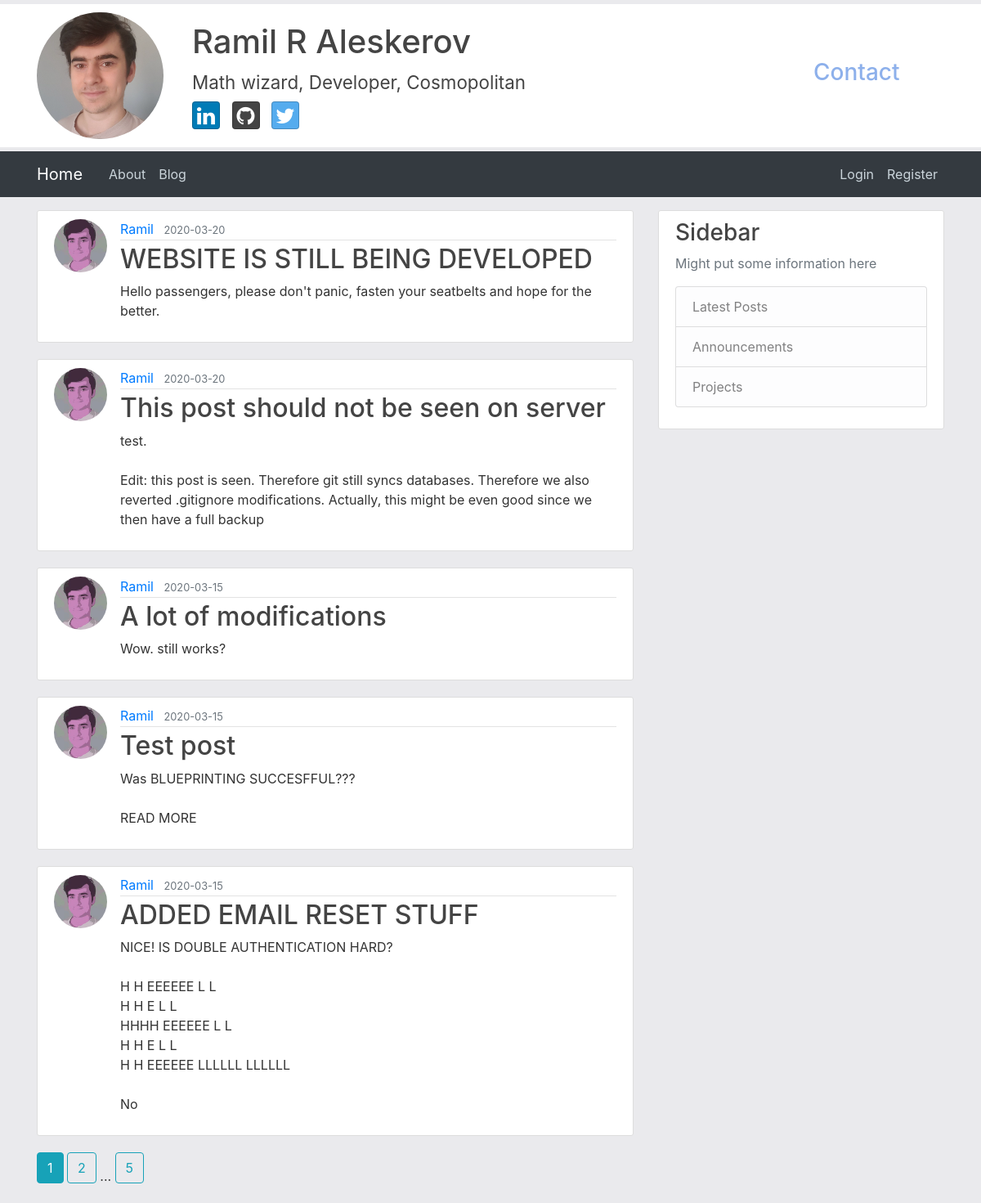
Page /blog on the committed database.
### flaskblog/models.py (models this page shows, shortened)
class Post(db.Model):
    id = db.Column(db.Integer, primary_key=True)
    title = db.Column(db.String(100), nullable=False)
    date_posted = db.Column(db.DateTime, nullable=False, default=datetime.utcnow)
    content = db.Column(db.Text, nullable=False)
    user_id = db.Column(db.Integer, db.ForeignKey('user.id'), nullable=False)

class User(db.Model, UserMixin):
    id = db.Column(db.Integer, primary_key=True)
    username = db.Column(db.String(20), unique=True, nullable=False)
    email = db.Column(db.String(120), unique=True, nullable=False)
    image_file = db.Column(db.String(20), nullable=False, default='default.jpg')
    password = db.Column(db.String(60), nullable=False)
    posts = db.relationship('Post', backref='author', lazy=True)

### flaskblog/main/routes.py (the view)
@main.route("/blog")
def blog():
    page = request.args.get('page', 1, type=int)
    posts = Post.query.order_by(Post.date_posted.desc()).paginate(page=page, per_page=5)
    return render_template('blog.html', posts=posts)

### flaskblog/templates/blog.html
{% extends "layout.html" %}
{% block content %}
    {% for post in posts.items %}
        <article class="media content-section">
          <img class="rounded-circle article-img" src="{{ url_for('static', filename='profile_pics/' + post.author.image_file) }}">
          <div class="media-body">
            <div class="article-metadata">
              <a class="mr-2" href="{{ url_for('users.user_posts', username=post.author.username) }}">{{ post.author.username }}</a>
              <small class="text-muted">{{ post.date_posted.strftime('%Y-%m-%d') }}</small>
            </div>
            <h2><a class="article-title" href="{{ url_for('posts.post', post_id=post.id) }}">{{ post.title }}</a></h2>
            <p class="article-content">{{ post.content }}</p>
          </div>
        </article>
    {% endfor %}
    {% for page_num in posts.iter_pages(left_edge=1, right_edge=1, left_current=1, right_current=2) %}
      {% if page_num %}
        {% if posts.page == page_num %}
          <a class="btn btn-info mb-4" href="{{ url_for('main.blog', page=page_num) }}"> {{ page_num }} </a>
        {% else %}
          <a class="btn btn-outline-info mb-4" href="{{ url_for('main.blog', page=page_num) }}"> {{ page_num }} </a>
        {% endif %}
      {% else %}
        ...
      {% endif %}
    {% endfor %}
{% endblock content %}

### flaskblog/templates/layout.html (shortened to what this page needs)
<!DOCTYPE html>
<html>
<head>
    <link rel="stylesheet" href="https://maxcdn.bootstrapcdn.com/bootstrap/4.0.0/css/bootstrap.min.css">
    <link rel="stylesheet" type="text/css" href="{{ url_for('static', filename='main.css') }}">
    <link href="static/assets/css/font-awesome.css" rel="stylesheet">
    <link rel="stylesheet" href="{{ url_for('static', filename='bootstrap-social.css') }}">
</head>
<body>
  <div class="container-fluid px-0">
    <header class="site-header">
      <div class="container">
        <div class="row justify-content-between align-items-center">
          <div class="col-xs-12 col-md-3 col-xl-2 text-center text-md-left">
            <img class="rounded-circle header-img" src="{{ url_for('static', filename='ramil_logo.png') }}">
          </div>
          <div class="col-xs-12 col-md-7 col-xl-8 text-center text-md-left">
            <h1>Ramil R Aleskerov </h1>
            <h3><small>Math wizard, Developer, Cosmopolitan</small></h3>
            <a href="https://www.linkedin.com/in/ramilaleskerov/" class="btn btn-social-icon btn-linkedin">
              <span class="fa fa-linkedin"></span>
            </a>
            <a href="https://github.com/Mathemmagician" class="btn btn-social-icon btn-github">
              <span class="fa fa-github"></span>
            </a>
            <a href="https://twitter.com/Mathemmagician" class="btn btn-social-icon btn-twitter">
              <span class="fa fa-twitter"></span>
            </a>
          </div>
          <div class="col-xs-12 col-md-2 col-xl-2 text-center text-md-left">
            <h3><a class="header-contact" href="#">Contact</a> </h3>
          </div>
        </div>
      </div>
    </header>
    <div class="site-navbar">
      <nav class="navbar navbar-expand-md navbar-dark bg-dark sticky-top">
        <div class="container">
          <a class="navbar-brand mr-4" href="{{ url_for('main.home') }}">Home</a>
          <div class="collapse navbar-collapse" id="navbarToggle">
            <div class="navbar-nav mr-auto">
              <a class="nav-item nav-link" href="{{ url_for('main.about') }}">About</a>
              <a class="nav-item nav-link" href="{{ url_for('main.blog') }}">Blog</a>
            </div>
            <div class="navbar-nav">
              {% if current_user.is_authenticated %}
                <a class="nav-item nav-link" href="{{ url_for('posts.new_post') }}">New Post</a>
                <a class="nav-item nav-link" href="{{ url_for('users.account') }}">Account</a>
                <a class="nav-item nav-link" href="{{ url_for('users.logout') }}">Logout</a>
              {% else %}
                <a class="nav-item nav-link" href="{{ url_for('users.login') }}">Login</a>
                <a class="nav-item nav-link" href="{{ url_for('users.register') }}">Register</a>
              {% endif %}
            </div>
          </div>
        </div>
      </nav>
    </div>
  </div>
  <main role="main" class="container pt-3">
    <div class="row">
      <div class="col-md-8">
        {% block content %}{% endblock %}
      </div>
      <div class="col-md-4">
        <div class="content-section">
          <h3>Sidebar</h3>
          <p class='text-muted'>Might put some information here
            <ul class="list-group">
              <li class="list-group-item list-group-item-light">Latest Posts</li>
              <li class="list-group-item list-group-item-light">Announcements</li>
              <li class="list-group-item list-group-item-light">Projects</li>
            </ul>
          </p>
        </div>
      </div>
    </div>
  </main>
</body>
</html>

### flaskblog/static/main.css (style rules this page uses)
body { background: #eaeaed; color: #333333; //margin-top: 5rem; }
h1, h2, h3, h4, h5, h6 { color: #444444; }
p { overflow-wrap:break-word; }
.site-header { background-color: white; padding:10px; margin-top:5px; margin-bottom:5px; }
a.header-contact { color: #8db0eb; }
.header-img { height: 155px; width: 155px; }
.site-navbar .navbar-nav .nav-link { color: #cbd5db; }
.content-section { background: #ffffff; padding: 10px 20px; border: 1px solid #dddddd; border-radius: 3px; margin-bottom: 20px; }
.article-title { color: #444444; }
.article-content { white-space: pre-line; word-wrap: break-word; }
.article-img { height: 65px; width: 65px; margin-right: 16px; }
.article-metadata { padding-bottom: 1px; margin-bottom: 4px; border-bottom: 1px solid #e3e3e3 }
.fa { color: white; }
.btn-social-icon { margin-right: 10px; }

### rows in the picture
Post: image_file (picture), author.username "Ramil", date_posted "2020-03-20", title "WEBSITE IS STILL BEING DEVELOPED", content "Hello passengers, please don't panic, fasten your seatbelts and hope for the better."
Post: image_file (picture), author.username "Ramil", date_posted "2020-03-20", title "This post should not be seen on server", content "test. Edit: this post is seen. Therefore git still syncs databases. Therefore we also reverted .gitignore modifications. Actually, this might be even good since we then have a full backup"
Post: image_file (picture), author.username "Ramil", date_posted "2020-03-15", title "A lot of modifications", content "Wow. still works?"
Post: image_file (picture), author.username "Ramil", date_posted "2020-03-15", title "Test post", content "Was BLUEPRINTING SUCCESFFUL??? READ MORE"
Post: image_file (picture), author.username "Ramil", date_posted "2020-03-15", title "ADDED EMAIL RESET STUFF", content "NICE! IS DOUBLE AUTHENTICATION HARD? H H EEEEEE L L H H E L L HHHH EEEEEE L L H H E L L H H EEEEEE LLLLLL LLLLLL No"

### other values in the picture
{{ page_num }} "1"
{{ page_num }} "2" "5"
